Frame 1 (no input): blank canvas, image omitted
Frame 60 (the mouse pressed at the canvas centre just before this capture): blank canvas, image omitted
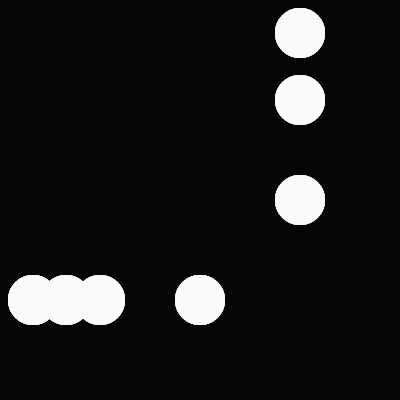
Frame 120 (the mouse held since frame 60 and released just before this capture)

The Processing sketch whose frames 1 and 60 were blank and that drew this single picture after the mouse press (run headless with seeded random() and noise(); from frame 60 on, the mouse is pressed at the canvas centre):

// Processing sketch: processing_59827
// ── processing_59827.pde

void setup() {
  size(400, 400);
  smooth();
}
 
void draw() {
 
  fill(0, 20);
  noStroke();
  rect(0, 0, width, height);
 if(mousePressed){
   frameRate(30);
   
 fill(250);
    ellipse(mouseX,300,50,50);
    ellipse(mouseX/2,300,50,50);
    ellipse(mouseX/3,300,50,50);
    ellipse(mouseX/6,300,50,50);
    
     ellipse(300,mouseY,50,50);
    ellipse(300,mouseY/2,50,50);
    ellipse(300,mouseY/6,50,50);
  }else{
    frameRate(10);
     stroke(255,210,0);
  ellipse(200, 200, mouseX, mouseX);
}
}
